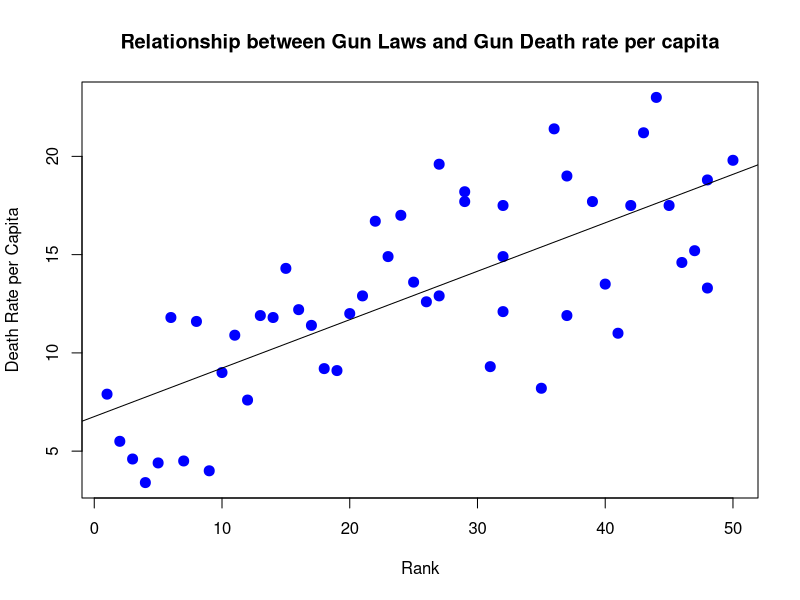

Source code (R):
setwd('../linear_regression')

# http://lawcenter.giffords.org/scorecard/

all_data <- read.csv("gun_data.csv")

linear_regression_2 <- lm(GUN.DEATH.RATE ~ GUN.LAW.STRENGTH..RANKED. , data=all_data)

plot(all_data$GUN.LAW.STRENGTH..RANKED., all_data$GUN.DEATH.RATE, col='blue', pch=20, cex=2, main="Relationship between Gun Laws and Gun Death rate per capita", xlab="Rank", ylab="Death Rate per Capita")
abline(linear_regression_2)
